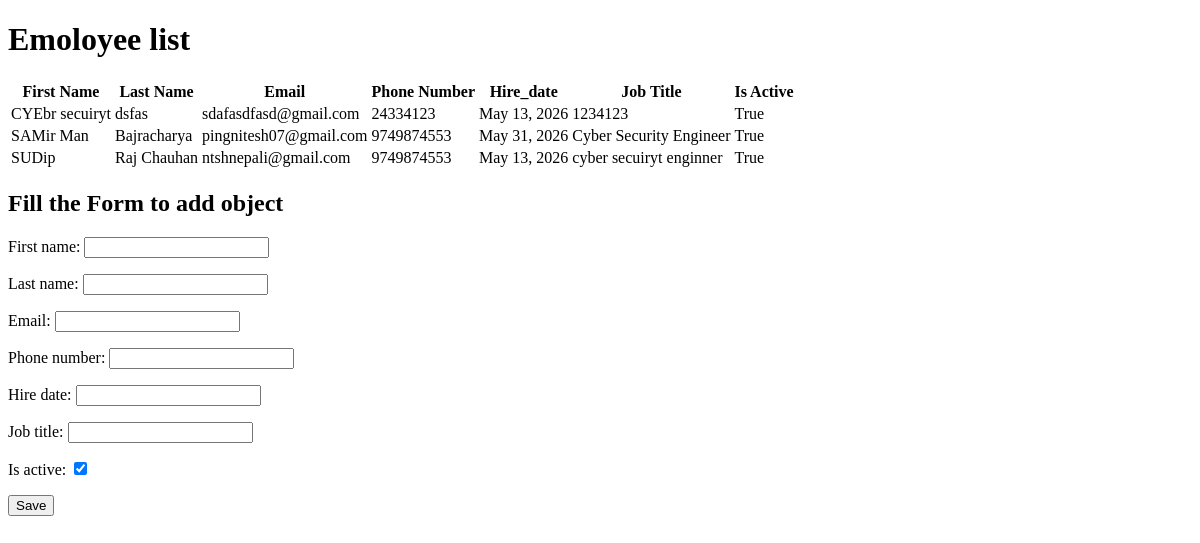
The app's page /secondapp/, older data.
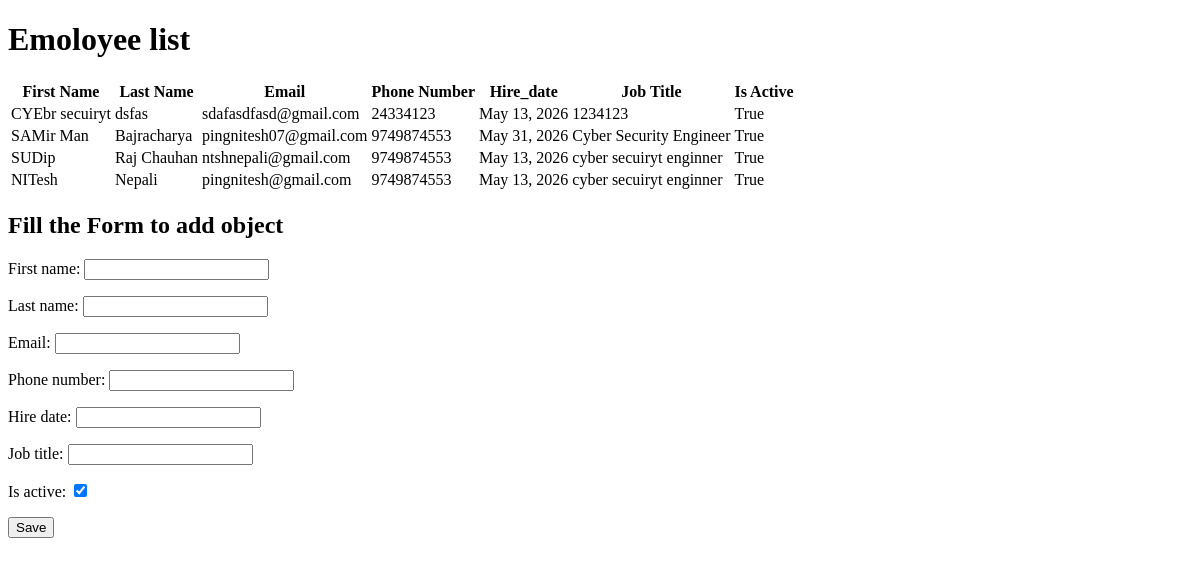
The same page, newer data.
### secondapp/models.py (models this page shows)
class Employee(models.Model):
    first_name    = models.CharField(max_length=200)
    last_name     = models.CharField(max_length=200)
    email         = models.EmailField(unique=True)
    phone_number  = models.CharField(max_length=15,blank=True,null=True)
    hire_date     = models.DateField()
    job_title     = models.CharField(max_length=50)
    is_active     = models.BooleanField(default=True)

### secondapp/views.py (the view)
# urls.py: 2. Add a URL to urlpatterns:  path('', views.home, name='home')
def home(request):
    employees = Employee.objects.all()
    if request.method == "POST":
        form = EmployeeForm(request.POST)
        if form.is_valid():
            form.save()
            return redirect("home")
    else:
        form = EmployeeForm()
    context = {
        "employees" : employees,
        "form" : form
    }
    return render(request,'secondapp/home.html', context=context)

### secondapp/forms.py
class EmployeeForm(forms.ModelForm):
    class Meta:
        model = Employee
        fields = "__all__"

### secondapp/templatetags/cust_filters.py (called while the page is built)
@register.filter(name="f3upper")
def first_three_upper(value):
    result = value[:3].upper() + value[3:]
    return result

### templates/secondapp/home.html (shortened to what this page needs)
<!DOCTYPE html>
<html lang="en">
<head>
</head>
<body>
    <h1>Emoloyee list </h1>
    <table>
        <thead>
            <tr>
                <th>First Name</th>
                <th>Last Name</th>
                <th>Email</th>
                <th>Phone Number</th>
                <th>Hire_date</th>
                <th>Job Title</th>
                <th>Is Active</th>
            </tr>
        </thead>
        <tbody>
            {%for emp in employees %}
            <tr>
                {% load cust_filters %}
                <td>{{emp.first_name | f3upper }}</td>
                <td>{{emp.last_name}}</td>
                <td>{{emp.email}}</td>
                <td>{{emp.phone_number}}</td>
                <td>{{emp.hire_date}}</td>
                <td>{{emp.job_title}}</td>
                <td>{{emp.is_active}}</td>
            </tr>
            {% endfor %}
        </tbody>
    </table>
    <h2>Fill the Form to add object</h2>
    <form method="POST">
        {{ form.as_p }}
        <button type="submit">Save</button>
    </form>
</body>
</html>

Row changes from the older to the newer data that the page shows:
added Employee: first_name|f3upper "NITesh", last_name "Nepali", email "pingnitesh@gmail.com", phone_number "9749874553", hire_date "May 13, 2026", job_title "cyber secuiryt enginner", is_active "True"
